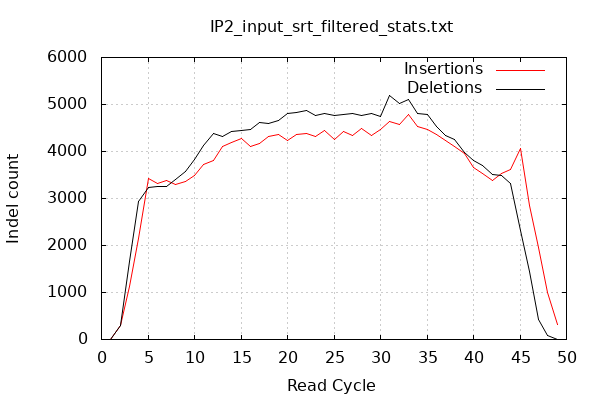

Source code (gnuplot):

        set terminal png size 600,400 truecolor
        set output "/home/qianhui/deaf1_chipseq/data/02_data_processed/samplestats/IP2_input_srt_filtered_stats/indel-cycles.png"
        set grid xtics ytics y2tics back lc rgb "#cccccc"
        set style line 1 linetype 1  linecolor rgb "red"
        set style line 2 linetype 2  linecolor rgb "black"
        set style line 3 linetype 3  linecolor rgb "green"
        set style line 4 linetype 4  linecolor rgb "blue"
        set style increment user
        set ylabel "Indel count"
        set xlabel "Read Cycle"
        set title "IP2_input_srt_filtered_stats.txt" noenhanced
    plot '-' w l ti 'Insertions', '' w l ti 'Deletions'
1	0
2	305
3	1131
4	2146
5	3434
6	3314
7	3379
8	3301
9	3357
10	3489
11	3719
12	3813
13	4111
14	4202
15	4271
16	4117
17	4167
18	4318
19	4366
20	4242
21	4362
22	4380
23	4326
24	4444
25	4253
26	4426
27	4340
28	4479
29	4336
30	4463
31	4638
32	4576
33	4785
34	4535
35	4471
36	4355
37	4237
38	4100
39	3956
40	3649
41	3530
42	3374
43	3539
44	3615
45	4065
46	2848
47	1967
48	1001
49	320
end
1	1
2	293
3	1668
4	2943
5	3225
6	3257
7	3253
8	3406
9	3570
10	3821
11	4124
12	4375
13	4329
14	4429
15	4442
16	4476
17	4607
18	4592
19	4655
20	4817
21	4836
22	4869
23	4773
24	4806
25	4762
26	4794
27	4810
28	4760
29	4807
30	4753
31	5198
32	5011
33	5100
34	4817
35	4793
36	4540
37	4350
38	4259
39	3989
40	3806
41	3694
42	3501
43	3488
44	3315
45	2320
46	1442
47	421
48	77
49	0
end
